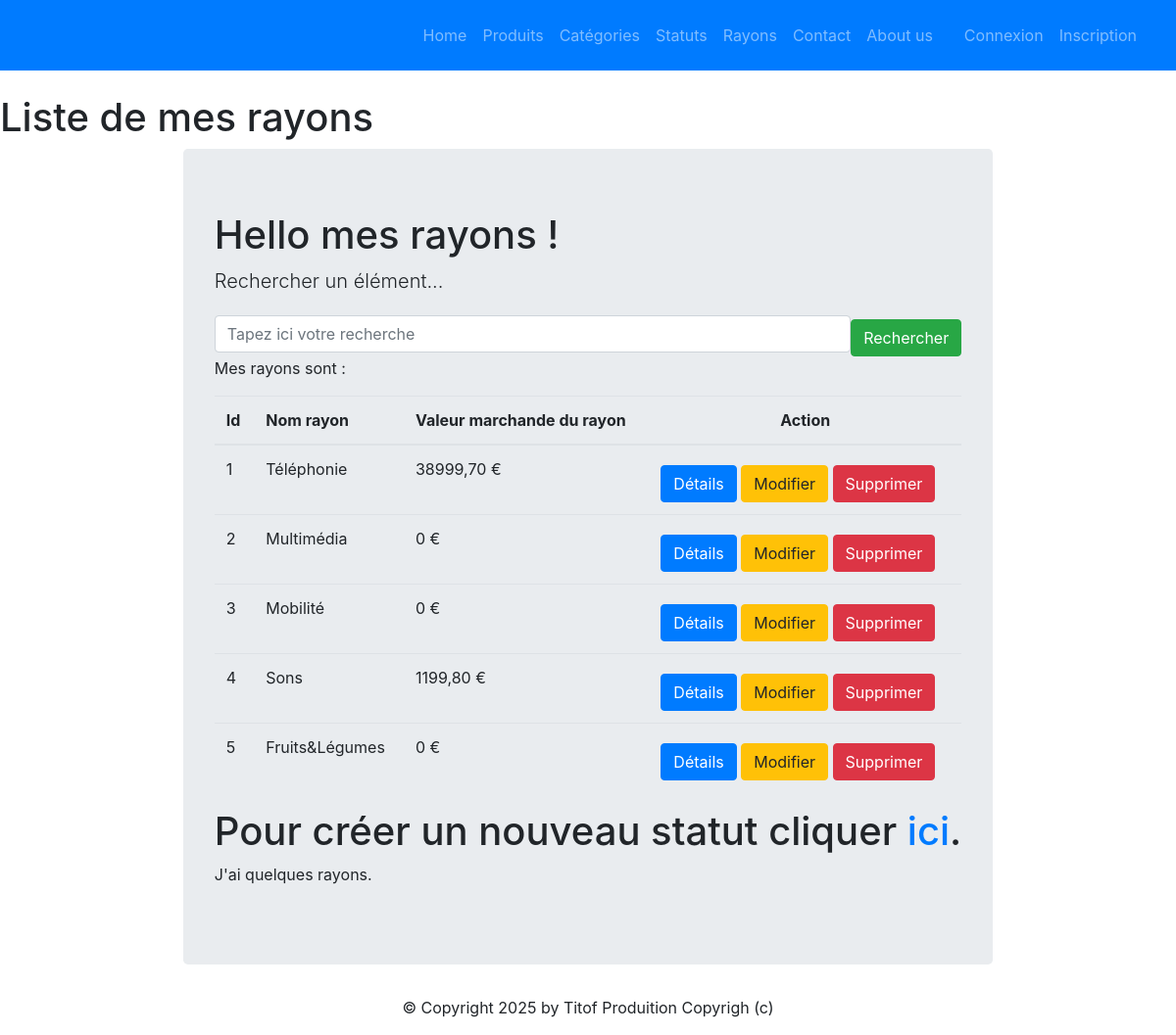
The page /monApp/rayons/ on the database as committed earlier.
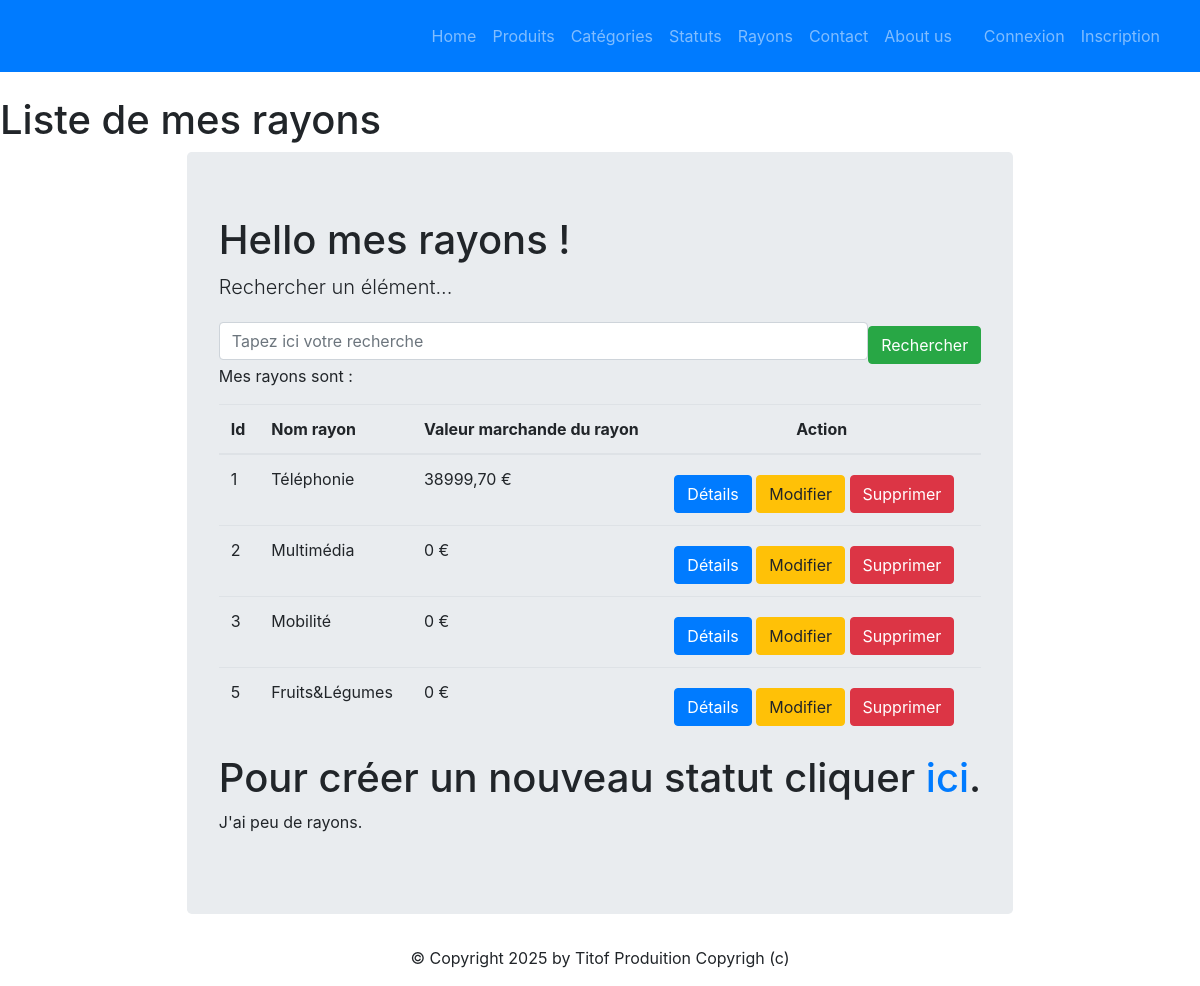
The same page on the database as committed later.
### monApp/models.py (models this page shows, shortened)
class Rayon(models.Model):
    idRayon = models.AutoField(primary_key=True)
    nomRayon = models.CharField(max_length=100)

### monApp/views.py (the view)
# urls.py: path("rayons/", views.RayonListView.as_view(), name="lst_rayons"),
class RayonListView(ListView):
    model = Rayon
    template_name = "monApp/list_rayons.html"
    context_object_name = "rayons"
    def get_queryset(self):
        query = self.request.GET.get('search')
        if query:
            return Rayon.objects.filter(nomRayon__icontains=query).prefetch_related(
        Prefetch("contenir_rayon", queryset=Contenir.objects.select_related("produit")))
        return Rayon.objects.prefetch_related(
        Prefetch("contenir_rayon", queryset=Contenir.objects.select_related("produit")))
    def get_context_data(self, **kwargs):
        context = super(RayonListView, self).get_context_data(**kwargs)
        context['titremenu'] = "Liste de mes rayons"
        ryns_dt = []
        for rayon in context['object_list']:
            total = 0
            for contenir in rayon.contenir_rayon.all():
                total += contenir.produit.prixUnitaireProd * contenir.Qte
            ryns_dt.append({'rayon': rayon,'total_stock': total})
        context['ryns_dt'] = ryns_dt
        return context

### monApp/templates/monApp/list_rayons.html (shortened to what this page needs)
{% extends 'monApp/base.html' %}
{% block menu %}
    <h1>{{ titremenu }}</h1>
{% endblock %}
{% block contenu %}
    <h1>Hello mes rayons !</h1>
    <p class="lead mb-3 ml-0">Rechercher un élément...</p>
    <form style="display: flex; align-items: center;" method="GET" action="">
        <input class="form-control" type="text" name="search" placeholder="Tapez ici votre recherche" value="{{ request.GET.search }}">
        <button type="submit" class="btn btn-success mt-2">Rechercher</button>
    </form>
    <p>Mes rayons sont :</p>
    <table class="table">
        <thead>
            <th>Id</th>
            <th>Nom rayon</th>
            <th>Valeur marchande du rayon</th>
            <th colspan="3" style="text-align: center;">Action</th>
        </thead>
        <tbody>
            {% for data in ryns_dt %}
            <tr>
                <td>{{ data.rayon.idRayon }}</td>
                <td>{{ data.rayon.nomRayon }} </td>
                <td>{{ data.total_stock }} €</td>
                <td>
                    <a href="{% url 'dtl_rayon' data.rayon.idRayon %}" class="btn btn-primary mt-2">Détails</a>
                    <a href="{% url 'rayon-chng' data.rayon.idRayon %}" class="btn btn-warning mt-2">Modifier</a>
                    <a href="{% url 'dlt-rayon' data.rayon.idRayon %}" class="btn btn-danger mt-2">Supprimer</a>
                </td>
            </tr>
            {% endfor %}
        </tbody>
    </table>
    <h1>Pour créer un nouveau statut cliquer <a href="{% url 'crt-rayon' %}">ici</a>.</h1>
    <p>
        J'ai
        {% if rayons|length < 5 %}
            peu de
        {% elif rayons|length < 10 %}
            quelques
        {% else %}
            beaucoup de
        {% endif %}
            rayons.
    </p>
{% endblock %}

### monApp/templates/monApp/base.html (shortened to what this page needs)
<!DOCTYPE html>
{% load static %}
<html lang="fr">
<head>
    {% block styles %}
    <link rel="stylesheet" href="{% static 'node_modules/bootstrap/dist/css/bootstrap.min.css' %}">
    <link rel="stylesheet" href="{% static 'styles.css' %}" />
    {% endblock %}
</head>
<body>
    {% block nav %}
    <nav class="navbar navbar-expand-md navbar-dark bg-primary mb-4">
        <div class="collapse navbar-collapse" id="navbarNav">
            <ul class="navbar-nav ml-auto">
                <li class="nav-item">
                    <a class="nav-link" href="{% url 'home' %}">Home</a>
                </li>
                <li class="nav-item">
                    <a class="nav-link" href="{% url 'lst_prdts' %}">Produits</a>
                </li>
                <li class="nav-item">
                    <a class="nav-link" href="{% url 'lst_cats' %}">Catégories</a>
                </li>
                <li class="nav-item">
                    <a class="nav-link" href="{% url 'lst_stats' %}">Statuts</a>
                </li>
                <li class="nav-item">
                    <a class="nav-link" href="{% url 'lst_rayons' %}">Rayons</a>
                </li>
                <li class="nav-item">
                    <a class="nav-link" href="{% url 'contact' %}">Contact</a>
                </li>
                <li class="nav-item">
                    <a class="nav-link" href="{% url 'about' %}">About us</a>
                </li>
            </ul>
        </div>
        <div class="navbar" id="navbarNav">
            <ul class="navbar-nav ml-auto">
                {% if user.is_authenticated %}
                    <li class="nav-item">
                        <a class="nav-link" href="{% url 'logout' %}">Déconnexion</a>
                    </li>
                {%else%}
                    <li class="nav-item">
                        <a class="nav-link" href="{% url 'login' %}">Connexion</a>
                    </li>
                    <li class="nav-item">
                        <a class="nav-link" href="{% url 'register' %}">Inscription</a>
                    </li>
                {%endif%}
            </ul>
        </div>
    </nav>
    {% block menu %}{% endblock %}
    {% endblock %}
    <main role="main" class="container top-pushed">
        <div class="jumbotron">
            {% block contenu %}
            {% endblock %}
        </div>
    </main>
    <footer class="footer">
        <div class="container">
            <p>&copy; Copyright {% now "Y" %} by Titof Produition Copyrigh (c)</p>
        </div>
    </footer>
</body>
</html>

### static/styles.css (style rules this page uses)
.container { margin: auto; max-width: max-content; }

Rows that differ between the two databases and show on the page:
removed Rayon: rayon.idRayon "4", rayon.nomRayon "Sons", total_stock "1199,80"
Other text that changed with them:
text no longer shown: "quelques"
text now shown: "peu de"
